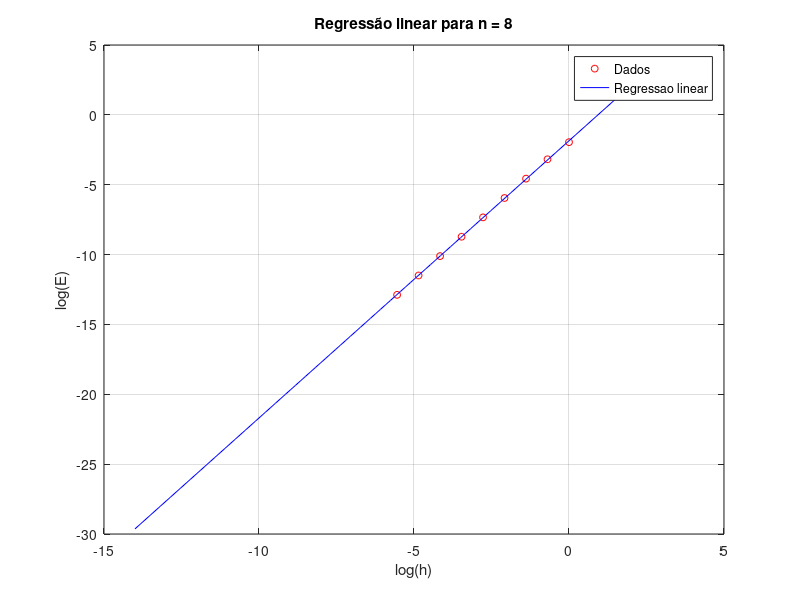

The MATLAB script that drew this image:
format long

% Dados do problema
erros = [0.141592653589793;
         0.041592653589793;
         0.010416183001558;
         0.002604159098704;
         0.000651041548404;
         0.000162760414818;
         0.000040690104138;
         0.000010172526041;
         0.000002543131511];

j = linspace(0,8,9);

h = 1./(2.^j);

log_h = log(h);
log_E = log(erros);
 
 % Reta de regressão
 reta = polyfit(log_h, log_E, 1);

 % Representação gráfica dos dados e das funções de ajustamento
 x = linspace(-14,2);
 y = polyval(reta,x);
 figure
 plot(log_h,log_E,'ro','MarkerSize', 5)
 hold on
 plot(x,y,'b-')
 grid on
 hold off
 xlabel('log(h)');
 ylabel('log(E)');
 title('Regressão linear para n = 8')
 legend('Dados', 'Regressao linear');